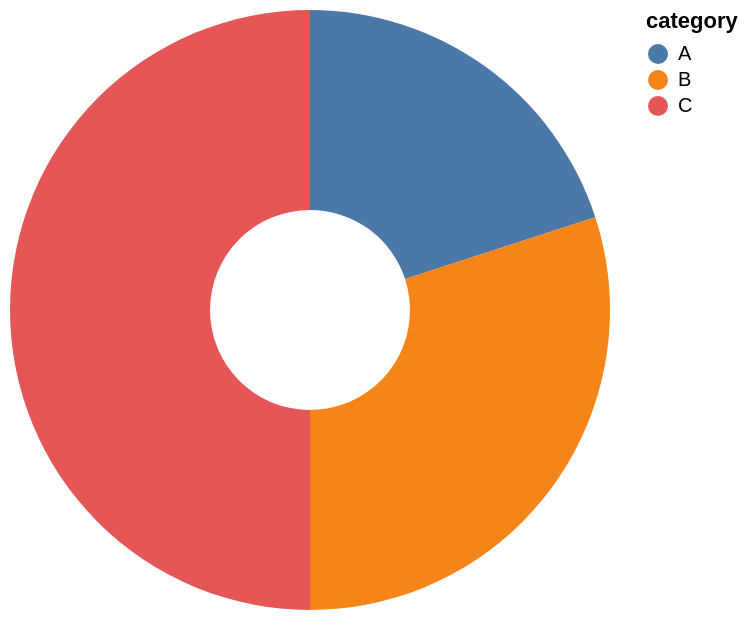

The specification (Vega-Lite) saved for this image:
### Vega-Lite specification from a JSON file in a GitHub repository (floating-point values rounded to 4 significant figures)
{"$schema": "https://vega.github.io/schema/vega-lite/v6.json", "description": "A donut: the same arc with an inner radius, so the ring is hollow.", "data": {"values": [{"category": "A", "value": 4}, {"category": "B", "value": 6}, {"category": "C", "value": 10}]}, "mark": {"type": "arc", "innerRadius": 50}, "encoding": {"theta": {"field": "value", "type": "quantitative"}, "color": {"field": "category", "type": "nominal"}}}
